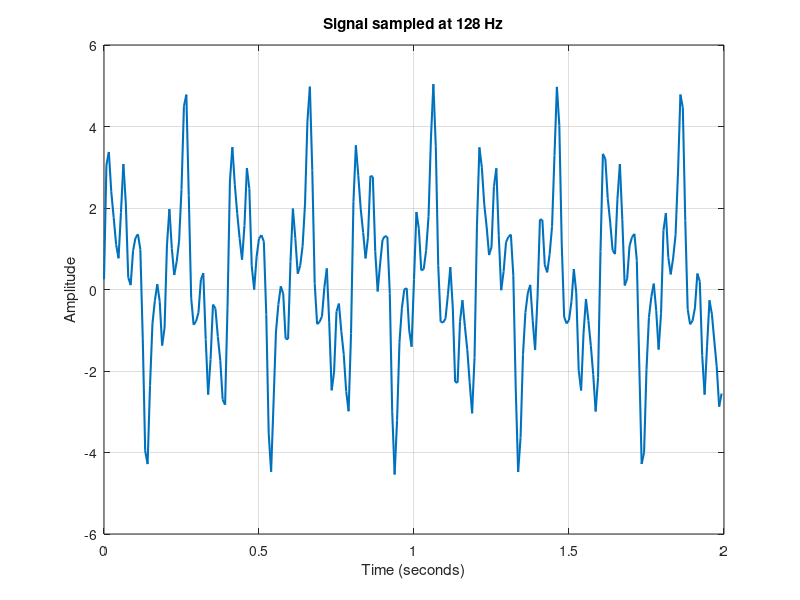
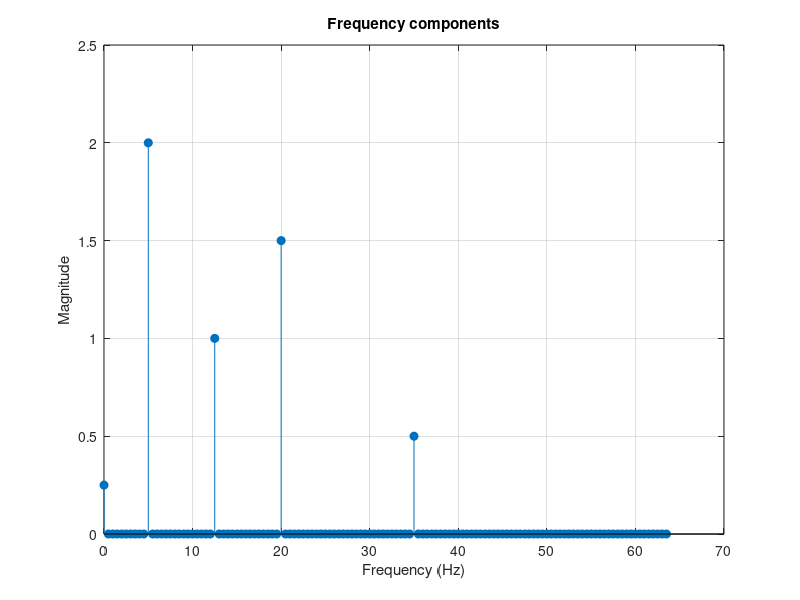

Recreate these plots in MATLAB, in order.
N = 256;                
% Number of samples 
Fs = 128;               
T = 1 / Fs;             
k = 0:N-1;              
time = k * T;          
% Sampling frequency in Hz 
% Sampling interval 
% Sample indices 
% Time vector 
% ===== Signal definition ===== 
f = 0.25 + ... 
2*sin(2*pi*5*time) + ... 
1*sin(2*pi*12.5*time) + ... 
1.5*sin(2*pi*20*time) + ... 
0.5*sin(2*pi*35*time); 
% ===== Plot time-domain signal ===== 
figure; 
plot(time, f, 'LineWidth', 1.5); 
xlabel('Time (seconds)'); 
ylabel('Amplitude'); 
title('Signal sampled at 128 Hz'); 
grid on; 
% ===== FFT computation ===== 
F = fft(f); 
% Magnitude spectrum (single-sided) 
magF = abs(F(1:N/2)) / (N/2); 
magF(1) = magF(1) / 2; % Adjust DC component 
% Frequency axis 
hertz = (0:N/2-1) * (Fs/N); 
% ===== Plot frequency-domain ===== 
figure; 
stem(hertz, magF, 'filled'); 
xlabel('Frequency (Hz)'); 
ylabel('Magnitude'); 
title('Frequency components'); 
grid on;
